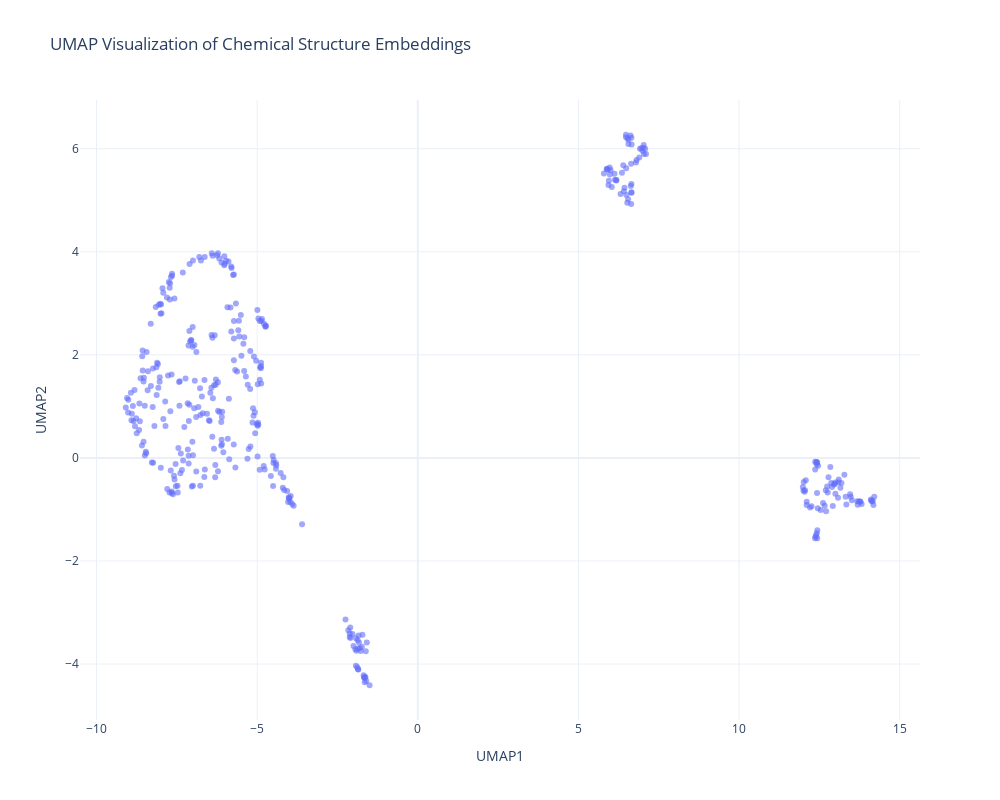

The cell this chart's notebook holds for it:
### Code cell


### Figure 1 — Plotly figure (JSON) as saved in the notebook; plotly's stock layout.template omitted (floating-point values rounded to 4 significant figures; data arrays with more than 128 entries replaced by an {"elided": "..."} marker saying what was removed)
{"data": [{"customdata": {"elided": "398x1 str values"}, "hovertemplate": "UMAP1=%{x}<br>UMAP2=%{y}<br>SMILES=%{customdata[0]}<extra></extra>", "legendgroup": "", "marker": {"color": "#636efa", "opacity": 0.6, "size": 6, "symbol": "circle"}, "mode": "markers", "name": "", "orientation": "v", "showlegend": false, "type": "scatter", "x": {"elided": "398 float values"}, "xaxis": "x", "y": {"elided": "398 float values"}, "yaxis": "y"}], "layout": {"height": 800, "legend": {"tracegroupgap": 0}, "plot_bgcolor": "white", "title": {"text": "UMAP Visualization of Chemical Structure Embeddings"}, "width": 1000, "xaxis": {"anchor": "y", "domain": [0, 1], "title": {"text": "UMAP1"}}, "yaxis": {"anchor": "x", "domain": [0, 1], "title": {"text": "UMAP2"}}}}
